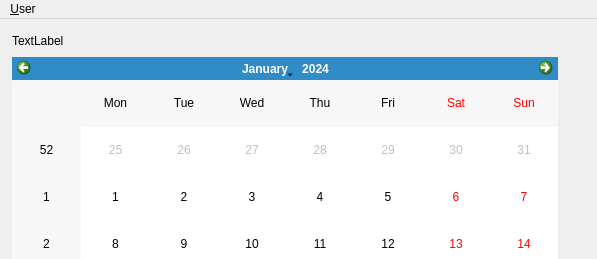
<?xml version="1.0" encoding="UTF-8"?>
<ui version="4.0">
 <class>MainWindow</class>
 <widget class="QMainWindow" name="MainWindow">
  <property name="geometry">
   <rect>
    <x>0</x>
    <y>0</y>
    <width>597</width>
    <height>259</height>
   </rect>
  </property>
  <property name="minimumSize">
   <size>
    <width>342</width>
    <height>0</height>
   </size>
  </property>
  <property name="windowTitle">
   <string>YaoCalendar</string>
  </property>
  <widget class="QWidget" name="centralWidget">
   <widget class="QWidget" name="layoutWidget">
    <property name="geometry">
     <rect>
      <x>1</x>
      <y>1</y>
      <width>568</width>
      <height>398</height>
     </rect>
    </property>
    <layout class="QHBoxLayout" name="centralHorizontalLayout">
     <item>
      <layout class="QVBoxLayout" name="verticalLayout">
       <item>
        <layout class="QHBoxLayout" name="horizontalLayout">
         <item>
          <widget class="QLabel" name="monthLabel">
           <property name="text">
            <string>TextLabel</string>
           </property>
          </widget>
         </item>
         <item>
          <spacer name="horizontalSpacer">
           <property name="orientation">
            <enum>Qt::Horizontal</enum>
           </property>
           <property name="sizeHint" stdset="0">
            <size>
             <width>40</width>
             <height>20</height>
            </size>
           </property>
          </spacer>
         </item>
        </layout>
       </item>
       <item>
        <widget class="MyCalendarWidget" name="calendarWidget">
         <property name="minimumSize">
          <size>
           <width>0</width>
           <height>197</height>
          </size>
         </property>
        </widget>
       </item>
      </layout>
     </item>
    </layout>
   </widget>
  </widget>
  <widget class="QMenuBar" name="menuBar">
   <property name="geometry">
    <rect>
     <x>0</x>
     <y>0</y>
     <width>597</width>
     <height>22</height>
    </rect>
   </property>
   <widget class="QMenu" name="menuUser">
    <property name="title">
     <string>&amp;User</string>
    </property>
   </widget>
   <addaction name="menuUser"/>
  </widget>
  <action name="actionAsdfa">
   <property name="text">
    <string>asdfa</string>
   </property>
  </action>
  <action name="actionSome">
   <property name="text">
    <string>some</string>
   </property>
  </action>
  <action name="actionAsdf">
   <property name="text">
    <string>asdf</string>
   </property>
  </action>
 </widget>
 <layoutdefault spacing="6" margin="11"/>
 <customwidgets>
  <customwidget>
   <class>MyCalendarWidget</class>
   <extends>QCalendarWidget</extends>
   <header location="global">mycalendarwidget.h</header>
  </customwidget>
 </customwidgets>
 <resources/>
 <connections/>
</ui>
